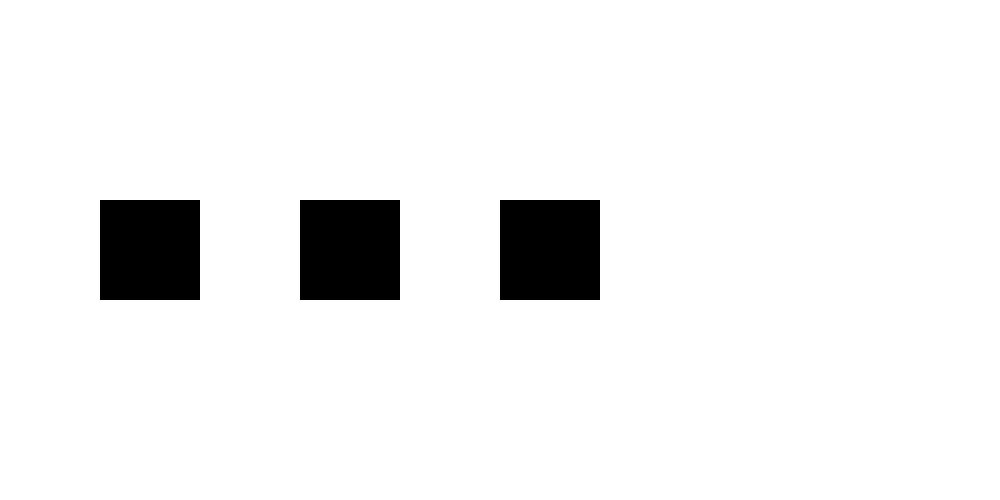
Frame 1 (no input)
Frame 60 (no input): identical to frame 1, image omitted
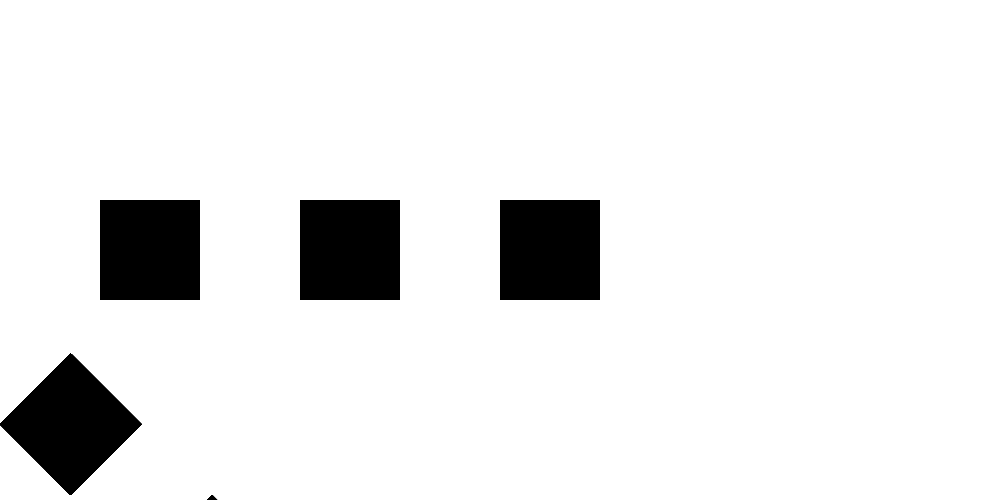
Frame 120 (the mouse pressed at the canvas centre since frame 60)

The p5.js sketch that drew these frames (run headless with seeded random() and noise() and a simulated clock; from frame 60 on, the mouse is pressed at the canvas centre):

// p5.js sketch
// ── sketch.js
//A series of 3 rectangles in a row, each rotated to a different angle.
//The same series of rectangles, made with a for loop controlling their rotation angle.

function setup(){
	createCanvas(1000,500);
	background(255);
}

function draw(){
	var rot = map(mouseY,0,1000,0,PI);
    rotate(rot);
	fill(0);
	noStroke();
    rect(100,200,100,100);
    rect(300,200,100,100);
    rect(500,200,100,100);
}
